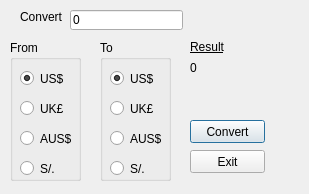
<?xml version="1.0" encoding="UTF-8"?>
<ui version="4.0">
 <class>CurrencyConvert</class>
 <widget class="QDialog" name="CurrencyConvert">
  <property name="geometry">
   <rect>
    <x>0</x>
    <y>0</y>
    <width>309</width>
    <height>194</height>
   </rect>
  </property>
  <property name="windowTitle">
   <string>Currency Convert</string>
  </property>
  <widget class="QLabel" name="lbConvert">
   <property name="geometry">
    <rect>
     <x>20</x>
     <y>10</y>
     <width>47</width>
     <height>13</height>
    </rect>
   </property>
   <property name="text">
    <string>Convert</string>
   </property>
  </widget>
  <widget class="QLabel" name="lbTxtResult">
   <property name="geometry">
    <rect>
     <x>190</x>
     <y>40</y>
     <width>47</width>
     <height>13</height>
    </rect>
   </property>
   <property name="font">
    <font>
     <underline>true</underline>
    </font>
   </property>
   <property name="text">
    <string>Result</string>
   </property>
  </widget>
  <widget class="QLabel" name="lbResult">
   <property name="geometry">
    <rect>
     <x>190</x>
     <y>60</y>
     <width>121</width>
     <height>16</height>
    </rect>
   </property>
   <property name="text">
    <string>0</string>
   </property>
  </widget>
  <widget class="QLineEdit" name="ltAmount">
   <property name="geometry">
    <rect>
     <x>70</x>
     <y>10</y>
     <width>113</width>
     <height>20</height>
    </rect>
   </property>
   <property name="text">
    <string>0</string>
   </property>
  </widget>
  <widget class="QGroupBox" name="gbFrom">
   <property name="geometry">
    <rect>
     <x>10</x>
     <y>40</y>
     <width>71</width>
     <height>141</height>
    </rect>
   </property>
   <property name="title">
    <string>From</string>
   </property>
   <widget class="QRadioButton" name="brFromUS">
    <property name="geometry">
     <rect>
      <x>10</x>
      <y>30</y>
      <width>82</width>
      <height>17</height>
     </rect>
    </property>
    <property name="text">
     <string>US$</string>
    </property>
    <property name="checked">
     <bool>true</bool>
    </property>
   </widget>
   <widget class="QRadioButton" name="brFromUK">
    <property name="geometry">
     <rect>
      <x>10</x>
      <y>60</y>
      <width>82</width>
      <height>17</height>
     </rect>
    </property>
    <property name="text">
     <string>UK£</string>
    </property>
   </widget>
   <widget class="QRadioButton" name="brFromAUS">
    <property name="geometry">
     <rect>
      <x>10</x>
      <y>90</y>
      <width>82</width>
      <height>17</height>
     </rect>
    </property>
    <property name="text">
     <string>AUS$</string>
    </property>
   </widget>
   <widget class="QRadioButton" name="brFromSOL">
    <property name="geometry">
     <rect>
      <x>10</x>
      <y>120</y>
      <width>82</width>
      <height>17</height>
     </rect>
    </property>
    <property name="text">
     <string>S/.</string>
    </property>
   </widget>
  </widget>
  <widget class="QGroupBox" name="gbTo">
   <property name="geometry">
    <rect>
     <x>100</x>
     <y>40</y>
     <width>71</width>
     <height>141</height>
    </rect>
   </property>
   <property name="title">
    <string>To</string>
   </property>
   <widget class="QRadioButton" name="brToUS">
    <property name="geometry">
     <rect>
      <x>10</x>
      <y>30</y>
      <width>82</width>
      <height>17</height>
     </rect>
    </property>
    <property name="text">
     <string>US$</string>
    </property>
    <property name="checked">
     <bool>true</bool>
    </property>
   </widget>
   <widget class="QRadioButton" name="brToUK">
    <property name="geometry">
     <rect>
      <x>10</x>
      <y>60</y>
      <width>82</width>
      <height>17</height>
     </rect>
    </property>
    <property name="text">
     <string>UK£</string>
    </property>
   </widget>
   <widget class="QRadioButton" name="brToAUS">
    <property name="geometry">
     <rect>
      <x>10</x>
      <y>90</y>
      <width>82</width>
      <height>17</height>
     </rect>
    </property>
    <property name="text">
     <string>AUS$</string>
    </property>
   </widget>
   <widget class="QRadioButton" name="brToSOL">
    <property name="geometry">
     <rect>
      <x>10</x>
      <y>120</y>
      <width>82</width>
      <height>17</height>
     </rect>
    </property>
    <property name="text">
     <string>S/.</string>
    </property>
   </widget>
  </widget>
  <widget class="QPushButton" name="pbConvert">
   <property name="geometry">
    <rect>
     <x>190</x>
     <y>120</y>
     <width>75</width>
     <height>23</height>
    </rect>
   </property>
   <property name="font">
    <font>
     <underline>false</underline>
    </font>
   </property>
   <property name="text">
    <string>Convert</string>
   </property>
  </widget>
  <widget class="QPushButton" name="pbExit">
   <property name="geometry">
    <rect>
     <x>190</x>
     <y>150</y>
     <width>75</width>
     <height>23</height>
    </rect>
   </property>
   <property name="text">
    <string>Exit</string>
   </property>
  </widget>
 </widget>
 <resources/>
 <connections/>
</ui>
